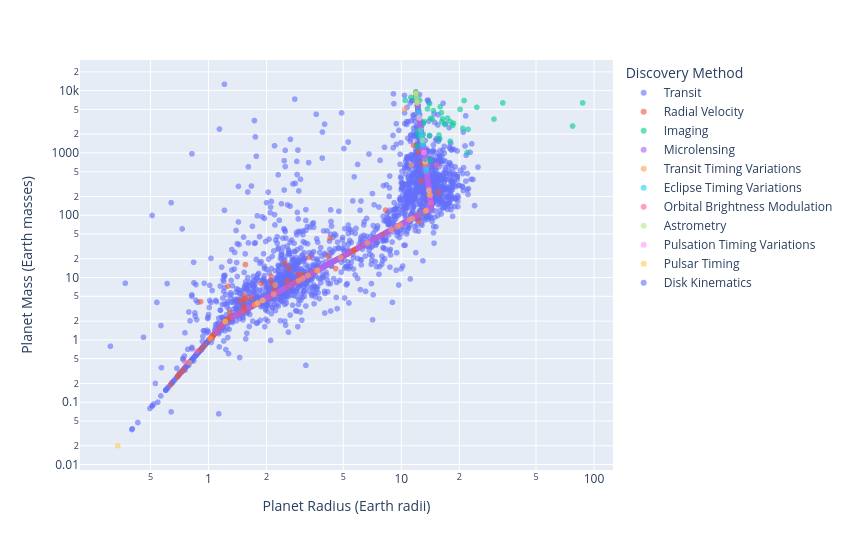

Write notebook code for a chart like this one.
### Markdown cell above
For the most efficient methods (the ones used to find more than 100 planets), we can see that:
- Why has transit such small median (radius and mass)? Larger planets should be easier to identify when they come in front of the star. 
    -> Space telescopes, transit surveys can also detect smaller planets by transit.

Actually, transit is more efficient for finding planets with larger radius, radial velocity and microlensing are more efficient for finding
more massive planets. Larger radius does not always imply  larger mass?

### Code cell
df_mr = df.dropna(
    subset=["pl_rade", "pl_bmasse", "discoverymethod"]
).copy()

df_mr = df_mr[
    (df_mr["pl_rade"] > 0) &
    (df_mr["pl_bmasse"] > 0)
]

fig = px.scatter(
    df_mr.dropna(subset=["pl_rade", "pl_bmasse"]),
    x="pl_rade",
    y="pl_bmasse",
    color="discoverymethod",
    log_x=True,
    log_y=True,
    hover_name="pl_name",
    opacity=0.6,
    labels={
        "pl_rade": "Planet Radius (Earth radii)",
        "pl_bmasse": "Planet Mass (Earth masses)",
        "discoverymethod": "Discovery Method"
    },
   
)
fig.update_layout(
    width=850,
    height=550,
    legend_title="Discovery Method"
)

fig.write_image("../figures/mass_vs_radius.pdf")
fig.show()

rho, p_value = stats.spearmanr(
    df_mr["pl_rade"],
    df_mr["pl_bmasse"]
)

print(f"Spearman correlation: {rho:.3f}")
print(f"P-value: {p_value:.3e}")

### Figure 1 — Plotly figure (JSON) as saved in the notebook; plotly's stock layout.template omitted (floating-point values rounded to 4 significant figures; data arrays with more than 128 entries replaced by an {"elided": "..."} marker saying what was removed)
{"data": [{"hovertemplate": "<b>%{hovertext}</b><br><br>Discovery Method=Transit<br>Planet Radius (Earth radii)=%{x}<br>Planet Mass (Earth masses)=%{y}<extra></extra>", "hovertext": {"elided": "4774 str values"}, "legendgroup": "Transit", "marker": {"color": "#636efa", "opacity": 0.6, "symbol": "circle"}, "mode": "markers", "name": "Transit", "showlegend": true, "type": "scattergl", "x": {"elided": "4774 float values"}, "xaxis": "x", "y": {"elided": "4774 float values"}, "yaxis": "y"}, {"hovertemplate": "<b>%{hovertext}</b><br><br>Discovery Method=Radial Velocity<br>Planet Radius (Earth radii)=%{x}<br>Planet Mass (Earth masses)=%{y}<extra></extra>", "hovertext": {"elided": "1168 str values"}, "legendgroup": "Radial Velocity", "marker": {"color": "#EF553B", "opacity": 0.6, "symbol": "circle"}, "mode": "markers", "name": "Radial Velocity", "showlegend": true, "type": "scattergl", "x": {"elided": "1168 float values"}, "xaxis": "x", "y": {"elided": "1168 float values"}, "yaxis": "y"}, {"hovertemplate": "<b>%{hovertext}</b><br><br>Discovery Method=Imaging<br>Planet Radius (Earth radii)=%{x}<br>Planet Mass (Earth masses)=%{y}<extra></extra>", "hovertext": ["AB Pic b", "2MASS J04414489+2301513 b", "HR 8799 c", "GQ Lup b", "SR 12 AB c", "HD 106906 b", "2MASS J01225093-2439505 b", "ROXs 42 B b", "2M0437 b", "2MASS J22501512+2325342 b", "HD 169142 b", "GJ 900 b", "2MASS J03590986+2009361 b", "HIP 79098 AB b", "HD 203030 b", "VHS J125601.92-125723.9 b", "USco1556 b", "HD 100546 b", "WISPIT 2 b", "UCAC4 328-061594 b", "HD 135344 A b", "TYC 8998-760-1 b", "kap And b", "AB Aur b", "KOINTREAU-3 b", "USco1621 b", "G 196-3 b", "FU Tau b", "HD 143811 AB b", "HIP 39017 b", "PDS 70 b", "2MASS J11011926-7732383 b", "CHXR 73 b", "2MASS J0249-0557 c", "HD 95086 b", "HR 8799 b", "HR 2562 b", "1RXS J160929.1-210524 b", "USco CTIO 108 b", "HR 8799 d", "HIP 78530 b", "Ross 458 c", "CWISEP J193518.59-154620.3 b", "2MASS J02192210-3925225 b", "HIP 65426 b", "HR 8799 e", "CFHTWIR-Oph 98 b", "TYC 8998-760-1 c", "BD+60 1417 b", "HIP 21152 b", "WISE J033605.05-014350.4 b", "PZ Tel b", "HIP 81208 C b", "Luhman 16 b", "2MASS J11550485-7919108 b", "2MASS J21252752-8138278 b", "ITG 15 b", "HIP 77900 b", "UCAC3 113-933 b", "WISPIT 1 c", "WISPIT 1 b", "KOINTREAU-1 b", "V2376 Ori b", "HIP 99770 b", "PDS 70 c", "HD 206893 b", "HD 206893 c", "COCONUTS-2 b", "bet Pic d", "Elias 2-24 b", "bet Pic b", "2MASS J12073346-3932539 b", "GSC 06214-00210 b", "CT Cha b", "b Cen AB b", "2MASS J01033563-5515561 AB b", "mu2 Sco b", "GU Psc b", "2MASS J22362452+4751425 b", "GJ 504 b", "DH Tau b", "WD 0806-661 b", "ROXs 12 b", "AF Lep b", "HD 284149 AB b", "LP 261-75 b", "TWA 7 b", "WISPIT 2 c", "HIP 54515 b", "KOINTREAU-4 b", "HN Peg b", "Oph 11 b", "WISEP J121756.91+162640.2 A b", "CFBDSIR J145829+101343 b"], "legendgroup": "Imaging", "marker": {"color": "#00cc96", "opacity": 0.6, "symbol": "circle"}, "mode": "markers", "name": "Imaging", "showlegend": true, "type": "scattergl", "x": [12.3, 12.6, 13.0, 33.6, 12.3, 12.4, 11.21, 12.5, 13.0, 11.9, 13.1, 12.4, 12.2, 12.1, 14.46, 13.67, 12.3, 77.34, 17.93, 12.1, 16.25, 21.18, 15.92, 12.5, 13.1, 12.2, 12.0, 12.2, 15.69, 12.0, 21.97, 11.9, 12.3, 17.37, 12.9, 13.0, 12.44, 18.65, 12.3, 13.0, 12.0, 14.01, 12.2, 16.14, 16.81, 13.11, 20.85, 12.33, 14.68, 12.0, 12.6, 11.9, 12.3, 11.9, 12.1, 12.4, 12.1, 12.1, 12.1, 12.8, 12.4, 12.4, 87.21, 12.2, 22.19, 14.01, 16.37, 12.58, 14.12, 13.2, 18.49, 15.69, 20.18, 24.66, 12.4, 12.3, 12.3, 14.18, 12.3, 12.11, 30.26, 12.11, 12.2, 13.0, 12.0, 12.1, 12.7, 17.93, 12.2, 12.2, 11.78, 12.3, 10.47, 12.4], "xaxis": "x", "y": [4290.0, 2384.0, 3000.0, 6356.0, 4132.0, 3496.0, 7786.0, 2860.0, 1271.0, 9535.0, 953.5, 3496.0, 5721.0, 6516.0, 3496.0, 5085.0, 4767.0, 2702.0, 1541.0, 6674.0, 3178.0, 6929.0, 5498.0, 2860.0, 1081.0, 5085.0, 8264.0, 5085.0, 1939.0, 7501.0, 1017.0, 8899.0, 3994.0, 3617.0, 1589.0, 2000.0, 6992.0, 3000.0, 4450.0, 3000.0, 7300.0, 1907.0, 4926.0, 4418.0, 2860.0, 3178.0, 2479.0, 1907.0, 4767.0, 7628.0, 2622.0, 8581.0, 4704.0, 9344.0, 6357.0, 3814.0, 6674.0, 6674.0, 6674.0, 1684.0, 3305.0, 3369.0, 6357.0, 5403.0, 2384.0, 6198.0, 3528.0, 2384.0, 762.8, 937.6, 2765.0, 1653.0, 5000.0, 5403.0, 3464.0, 4132.0, 4577.0, 3591.0, 3973.0, 1271.0, 3496.0, 2225.0, 5085.0, 1147.0, 8353.0, 6674.0, 108.1, 3178.0, 5626.0, 4863.0, 6992.0, 4450.0, 6992.0, 3337.0], "yaxis": "y"}, {"hovertemplate": "<b>%{hovertext}</b><br><br>Discovery Method=Microlensing<br>Planet Radius (Earth radii)=%{x}<br>Planet Mass (Earth masses)=%{y}<extra></extra>", "hovertext": {"elided": "294 str values"}, "legendgroup": "Microlensing", "marker": {"color": "#ab63fa", "opacity": 0.6, "symbol": "circle"}, "mode": "markers", "name": "Microlensing", "showlegend": true, "type": "scattergl", "x": {"elided": "294 float values"}, "xaxis": "x", "y": {"elided": "294 float values"}, "yaxis": "y"}, {"hovertemplate": "<b>%{hovertext}</b><br><br>Discovery Method=Transit Timing Variations<br>Planet Radius (Earth radii)=%{x}<br>Planet Mass (Earth masses)=%{y}<extra></extra>", "hovertext": ["Kepler-46 c", "TOI-4504 d", "KOI-319 c", "Kepler-448 c", "KOI-884 e", "TOI-201 c", "Kepler-138 e", "TOI-1266 d", "Kepler-82 f", "Kepler-419 c", "Kepler-19 c", "Kepler-411 e", "Kepler-51 e", "TOI-2202 c", "TOI-199 c", "KOI-984 c", "TOI-1408 c", "TOI-4562 c", "TOI-2015 c", "Kepler-725 c", "KOI-134 c", "Kepler-139 f", "TOI-5624 f", "AU Mic d", "KOI-142 c", "Kepler-539 c", "TOI-1232 c", "Kepler-1513 c"], "legendgroup": "Transit Timing Variations", "marker": {"color": "#FFA15A", "opacity": 0.6, "symbol": "circle"}, "mode": "markers", "name": "Transit Timing Variations", "showlegend": true, "type": "scattergl", "x": [13.5, 11.26, 11.9, 12.0, 9.54, 10.4, 0.797, 1.74, 4.84, 12.6, 3.68, 3.28, 2.18, 13.4, 11.4, 14.1, 2.22, 12.8, 2.93, 3.08, 9.86, 6.67, 3.66, 1.02, 14.0, 13.3, 8.88, 11.0], "xaxis": "x", "y": [119.5, 643.0, 8804.0, 6992.0, 66.05, 4990.0, 0.43, 3.68, 20.9, 2320.0, 13.1, 10.8, 5.4, 117.3, 88.99, 209.8, 7.6, 1834.0, 8.91, 9.7, 69.92, 36.0, 13.0, 1.053, 214.1, 762.8, 58.48, 84.54], "yaxis": "y"}, {"hovertemplate": "<b>%{hovertext}</b><br><br>Discovery Method=Eclipse Timing Variations<br>Planet Radius (Earth radii)=%{x}<br>Planet Mass (Earth masses)=%{y}<extra></extra>", "hovertext": ["HU Aqr AB b", "DP Leo b", "RR Cae b", "NSVS 14256825 b", "Kepler-1660 AB b", "NN Ser d", "NY Vir b", "NY Vir c", "Kepler-451 c", "2MASS J19383260+4603591 b", "NN Ser c", "Kepler-451 d", "DE CVn b", "HU Aqr AB c", "MXB 1658-298 b"], "legendgroup": "Eclipse Timing Variations", "marker": {"color": "#19d3f3", "opacity": 0.6, "symbol": "circle"}, "mode": "markers", "name": "Eclipse Timing Variations", "showlegend": true, "type": "scattergl", "x": [12.8, 12.7, 13.0, 12.3, 12.9, 13.3, 13.3, 12.8, 13.5, 13.4, 12.6, 13.5, 12.4, 12.9, 12.0], "xaxis": "x", "y": [1875.0, 1996.0, 1335.0, 4497.0, 1587.0, 724.6, 731.0, 1761.0, 511.7, 603.9, 2330.0, 559.4, 3823.0, 1430.0, 7533.0], "yaxis": "y"}, {"hovertemplate": "<b>%{hovertext}</b><br><br>Discovery Method=Orbital Brightness Modulation<br>Planet Radius (Earth radii)=%{x}<br>Planet Mass (Earth masses)=%{y}<extra></extra>", "hovertext": ["KOI-55 b", "KOI-55 c", "KIC 10068024 b", "KIC 5479689 b", "KIC 8121913 b", "Kepler-76 b"], "legendgroup": "Orbital Brightness Modulation", "marker": {"color": "#FF6692", "opacity": 0.6, "symbol": "circle"}, "mode": "markers", "name": "Orbital Brightness Modulation", "showlegend": true, "type": "scattergl", "x": [0.759, 0.867, 13.4, 14.2, 13.4, 15.24], "xaxis": "x", "y": [0.44, 0.655, 635.7, 158.9, 667.4, 638.8], "yaxis": "y"}, {"hovertemplate": "<b>%{hovertext}</b><br><br>Discovery Method=Astrometry<br>Planet Radius (Earth radii)=%{x}<br>Planet Mass (Earth masses)=%{y}<extra></extra>", "hovertext": ["DENIS-P J082303.1-491201 b", "Gaia-4 b", "HIP 105707 b", "TYC 4998-437-1 b", "HIP 66074 b", "GJ 896 A b", "Gaia-5 b", "HD 128717 b"], "legendgroup": "Astrometry", "marker": {"color": "#B6E880", "opacity": 0.6, "symbol": "circle"}, "mode": "markers", "name": "Astrometry", "showlegend": true, "type": "scattergl", "x": [11.9, 12.4, 12.0, 11.9, 12.9, 13.3, 12.1, 12.1], "xaxis": "x", "y": [9058.0, 3626.0, 7803.0, 9157.0, 1589.0, 718.3, 6633.0, 6293.0], "yaxis": "y"}, {"hovertemplate": "<b>%{hovertext}</b><br><br>Discovery Method=Pulsation Timing Variations<br>Planet Radius (Earth radii)=%{x}<br>Planet Mass (Earth masses)=%{y}<extra></extra>", "hovertext": ["V0391 Peg b", "KIC 7917485 b"], "legendgroup": "Pulsation Timing Variations", "marker": {"color": "#FF97FF", "opacity": 0.6, "symbol": "circle"}, "mode": "markers", "name": "Pulsation Timing Variations", "showlegend": true, "type": "scattergl", "x": [13.1, 12.4], "xaxis": "x", "y": [1017.0, 3750.0], "yaxis": "y"}, {"hovertemplate": "<b>%{hovertext}</b><br><br>Discovery Method=Pulsar Timing<br>Planet Radius (Earth radii)=%{x}<br>Planet Mass (Earth masses)=%{y}<extra></extra>", "hovertext": ["PSR B1257+12 d", "PSR B1257+12 b", "PSR B1257+12 c", "PSR B1620-26 b", "PSR J2322-2650 b", "PSR B0329+54 b"], "legendgroup": "Pulsar Timing", "marker": {"color": "#FECB52", "opacity": 0.6, "symbol": "circle"}, "mode": "markers", "name": "Pulsar Timing", "showlegend": true, "type": "scattergl", "x": [1.8, 0.338, 1.91, 13.3, 13.9, 1.22], "xaxis": "x", "y": [3.9, 0.02, 4.3, 794.6, 252.6, 1.97], "yaxis": "y"}, {"hovertemplate": "<b>%{hovertext}</b><br><br>Discovery Method=Disk Kinematics<br>Planet Radius (Earth radii)=%{x}<br>Planet Mass (Earth masses)=%{y}<extra></extra>", "hovertext": ["HD 97048 b"], "legendgroup": "Disk Kinematics", "marker": {"color": "#636efa", "opacity": 0.6, "symbol": "circle"}, "mode": "markers", "name": "Disk Kinematics", "showlegend": true, "type": "scattergl", "x": [13.3], "xaxis": "x", "y": [794.6], "yaxis": "y"}], "layout": {"height": 550, "legend": {"title": {"text": "Discovery Method"}, "tracegroupgap": 0}, "margin": {"t": 60}, "width": 850, "xaxis": {"anchor": "y", "domain": [0, 1], "title": {"text": "Planet Radius (Earth radii)"}, "type": "log"}, "yaxis": {"anchor": "x", "domain": [0, 1], "title": {"text": "Planet Mass (Earth masses)"}, "type": "log"}}}
